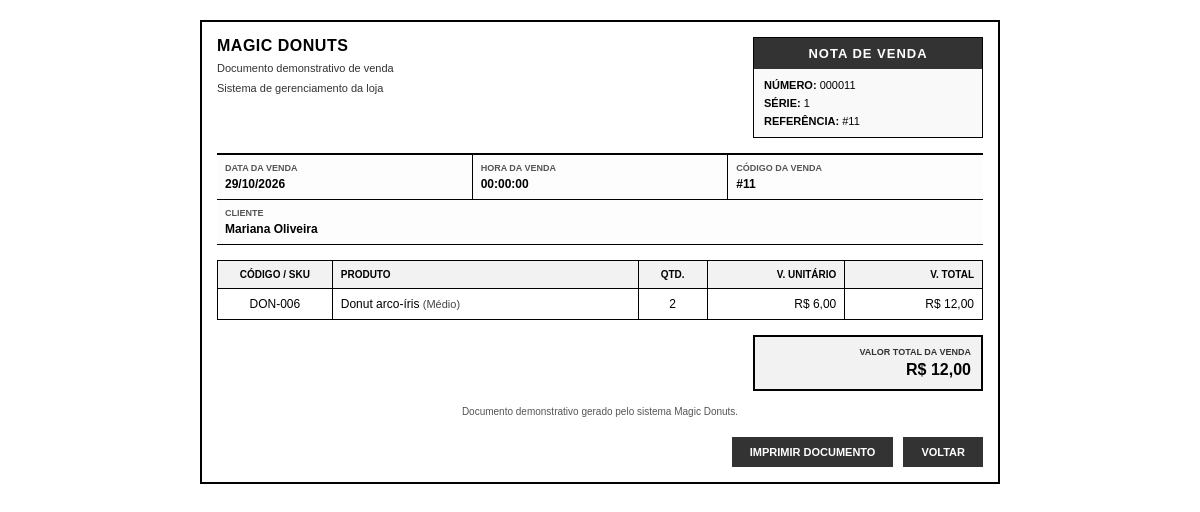
/magicdonuts/index.php?controller=venda&action=notaFiscal&id=11 (signed in), run on the app's committed database.
### tables this page shows
CREATE TABLE `venda` (
  `id` int(11) NOT NULL,
  `usuario_id` int(11) NOT NULL,
  `cliente_id` int(11) DEFAULT NULL,
  `data` date NOT NULL,
  `status` enum('aberta','finalizada') NOT NULL DEFAULT 'aberta',
  `valor_total` decimal(10,2) NOT NULL DEFAULT 0.00,
  `nf_emitida` tinyint(1) NOT NULL DEFAULT 0
);

CREATE TABLE `cliente` (
  `id` int(11) NOT NULL,
  `nome` varchar(100) NOT NULL,
  `cpf_cnpj` varchar(20) NOT NULL,
  `telefone` varchar(20) DEFAULT NULL,
  `email` varchar(100) DEFAULT NULL,
  `endereco` varchar(255) DEFAULT NULL
);

CREATE TABLE `venda_item` (
  `id` int(11) NOT NULL,
  `venda_id` int(11) NOT NULL,
  `variacao_id` int(11) NOT NULL,
  `quantidade` int(11) NOT NULL,
  `preco_unitario` decimal(10,2) NOT NULL
);

CREATE TABLE `variacao` (
  `id` int(11) NOT NULL,
  `produto_id` int(11) NOT NULL,
  `tamanho` varchar(30) NOT NULL,
  `sku` varchar(50) NOT NULL,
  `preco` decimal(10,2) NOT NULL
);

CREATE TABLE `produto` (
  `id` int(11) NOT NULL,
  `categoria_id` int(11) NOT NULL,
  `nome` varchar(100) NOT NULL,
  `descricao` text DEFAULT NULL,
  `ativo` tinyint(1) NOT NULL DEFAULT 1
);

### magicdonuts/controllers/VendaController.php (called while the page is built, shortened)
<?php
require_once __DIR__ . '/../models/Venda.php';
require_once __DIR__ . '/../config/db.php';
class VendaController
{
    public function notaFiscal(): void
    {
        $id = filter_input(INPUT_GET, 'id', FILTER_VALIDATE_INT);
        $vendaModel = new Venda();
        $venda = $vendaModel->buscarParaNotaFiscal((int) $id);
        $cliente = [
            'nome' => $venda['cliente_nome'] ?? 'Não informado'
        ];
        require __DIR__ . '/../views/nota_fiscal_venda.php';
    }
}

### magicdonuts/index.php (called while the page is built, shortened)
<?php
require_once __DIR__ . '/config/db.php';
$controller = $_GET['controller'] ?? 'auth';
$action = $_GET['action'] ?? 'form';
switch ($controller) {
    case 'venda':
        require_once __DIR__ . '/controllers/VendaController.php';
        $c = new VendaController();
        break;
}
$c->$action();

### magicdonuts/config/db.php (called while the page is built)
<?php
class Database
{
private static $conn = null;
public static function getConnection()
{
    if (self::$conn === null) {
        try {
self::$conn = new PDO(
"mysql:host=localhost;dbname=magicdonuts;charset=utf8mb4",
"root",
"",
    [
    PDO::ATTR_ERRMODE => PDO::ERRMODE_EXCEPTION,
    PDO::ATTR_DEFAULT_FETCH_MODE => PDO::FETCH_ASSOC
    ]
);
} catch (PDOException $e) {
 die("Erro ao conectar ao banco de dados:" . $e->getMessage());
}
}
return self::$conn;
}
}

### magicdonuts/models/Venda.php (called while the page is built, shortened)
<?php
require_once __DIR__ . '/../config/db.php';
class Venda
{
    private PDO $conn;
    public function __construct()
    {
        $this->conn = Database::getConnection();
    }
    public function buscarParaNotaFiscal(int $vendaId): ?array
    {
        $stmt = $this->conn->prepare("
            SELECT
                v.id,
                v.data,
                v.status,
                v.valor_total,
                v.nf_emitida,
                c.nome AS cliente_nome
            FROM venda v
            LEFT JOIN cliente c
                ON c.id = v.cliente_id
            WHERE v.id = :id
            LIMIT 1
        ");
        $stmt->execute([':id' => $vendaId]);
        $venda = $stmt->fetch(PDO::FETCH_ASSOC);
        $stmtItens = $this->conn->prepare("
            SELECT
                vi.variacao_id,
                vi.quantidade,
                vi.preco_unitario,
                va.sku,
                va.tamanho AS variacao_nome,
                p.nome AS produto_nome
            FROM venda_item vi
            INNER JOIN variacao va
                ON va.id = vi.variacao_id
            INNER JOIN produto p
                ON p.id = va.produto_id
            WHERE vi.venda_id = :venda_id
            ORDER BY vi.variacao_id
        ");
        $stmtItens->execute([
            ':venda_id' => $vendaId
        ]);
        $venda['itens'] = $stmtItens->fetchAll(PDO::FETCH_ASSOC);
        return $venda;
    }
}

### magicdonuts/views/nota_fiscal_venda.php (the view, shortened to what this page needs)
<?php
$esc = static function ($valor): string {
    return htmlspecialchars(
        (string) ($valor ?? ''),
        ENT_QUOTES,
        'UTF-8'
    );
};
$idVenda = (int) ($venda['id'] ?? 0);
$timestampVenda = !empty($venda['data'])
    ? strtotime($venda['data'])
    : false;
$dataVendaFormatada = $timestampVenda
    ? date('d/m/Y', $timestampVenda)
    : 'Não informada';
$horaVendaFormatada = $timestampVenda
    ? date('H:i:s', $timestampVenda)
    : '--:--:--';
$itensVenda = (
    isset($venda['itens']) && is_array($venda['itens'])
) ? $venda['itens'] : [];
$valorTotalVenda = (float) ($venda['valor_total'] ?? 0);
$numeroNota = str_pad((string) $idVenda, 6, '0', STR_PAD_LEFT);
?>
<!doctype html>
<html lang="pt-br">
<head>
    <link
        rel="stylesheet"
        href="/magicdonuts/public/assets/css/nota.css"
    >
</head>
<body>
<div class="nf-container">
    <header class="nf-cabecalho">
        <div class="nf-emitente">
            <h1 class="nf-emitente-nome">MAGIC DONUTS</h1>
            <p class="nf-emitente-documento">
                Documento demonstrativo de venda
            </p>
            <p class="nf-emitente-endereco">
                Sistema de gerenciamento da loja
            </p>
        </div>
        <div class="nf-documento-info">
            <h2 class="nf-documento-titulo">NOTA DE VENDA</h2>
            <div class="nf-documento-dados">
                <p class="nf-dado-linha">
                    <strong>NÚMERO:</strong>
                    <?= $esc($numeroNota) ?>
                </p>
                <p class="nf-dado-linha">
                    <strong>SÉRIE:</strong> 1
                </p>
                <p class="nf-dado-linha">
                    <strong>REFERÊNCIA:</strong>
                    #<?= $idVenda ?>
                </p>
            </div>
        </div>
    </header>
    <section class="nf-emissao">
        <div class="nf-emissao-bloco">
            <span class="nf-emissao-label">DATA DA VENDA</span>
            <span class="nf-emissao-valor">
                <?= $esc($dataVendaFormatada) ?>
            </span>
        </div>
        <div class="nf-emissao-bloco">
            <span class="nf-emissao-label">HORA DA VENDA</span>
            <span class="nf-emissao-valor">
                <?= $esc($horaVendaFormatada) ?>
            </span>
        </div>
        <div class="nf-emissao-bloco">
            <span class="nf-emissao-label">CÓDIGO DA VENDA</span>
            <span class="nf-emissao-valor">#<?= $idVenda ?></span>
        </div>
    </section>
    <?php if (!empty($cliente) && is_array($cliente)): ?>
        <section class="nf-emissao">
            <div class="nf-emissao-bloco nf-destinatario">
                <span class="nf-emissao-label">CLIENTE</span>
                <span class="nf-emissao-valor">
                    <?= $esc($cliente['nome'] ?? 'Não informado') ?>
                </span>
            </div>
        </section>
    <?php endif; ?>
    <main class="nf-conteudo">
        <table class="nf-tabela-produtos">
            <thead>
                <tr>
                    <th class="nf-th-codigo">CÓDIGO / SKU</th>
                    <th class="nf-th-descricao">PRODUTO</th>
                    <th class="nf-th-qtd">QTD.</th>
                    <th class="nf-th-valor-uni">V. UNITÁRIO</th>
                    <th class="nf-th-valor-tot">V. TOTAL</th>
                </tr>
            </thead>
            <tbody>
            <?php if (!empty($itensVenda)): ?>
                <?php foreach ($itensVenda as $item): ?>
                    <?php
                    $quantidade = (int) ($item['quantidade'] ?? 0);
                    $precoUnitario = (float) (
                        $item['preco_unitario'] ?? 0
                    );
                    $subtotal = $quantidade * $precoUnitario;
                    $nomeProduto = $item['produto_nome']
                        ?? $item['nome_produto']
                        ?? $item['nome']
                        ?? 'Produto';
                    $nomeVariacao = $item['variacao_nome'] ?? '';
                    $sku = $item['sku']
                        ?? $item['variacao_id']
                        ?? '-';
                    ?>
                    <tr>
                        <td class="nf-td-codigo">
                            <?= $esc($sku) ?>
                        </td>
                        <td class="nf-td-descricao">
                            <?= $esc($nomeProduto) ?>
                            <?php if ($nomeVariacao !== ''): ?>
                                <span class="nf-detalhe">
                                    (<?= $esc($nomeVariacao) ?>)
                                </span>
                            <?php endif; ?>
                        </td>
                        <td class="nf-td-qtd">
                            <?= $quantidade ?>
                        </td>
                        <td class="nf-td-valor-uni">
                            R$ <?= number_format(
                                $precoUnitario, 2, ',', '.'
                            ) ?>
                        </td>
                        <td class="nf-td-valor-tot">
                            R$ <?= number_format(
                                $subtotal, 2, ',', '.'
                            ) ?>
                        </td>
                    </tr>
                <?php endforeach; ?>
            <?php endif; ?>
            </tbody>
        </table>
    </main>
    <footer class="nf-rodape">
        <div class="nf-total-bloco">
            <span class="nf-total-label">VALOR TOTAL DA VENDA</span>
            <span class="nf-total-valor">
                R$ <?= number_format(
                    $valorTotalVenda, 2, ',', '.'
                ) ?>
            </span>
        </div>
    </footer>
    <p class="nf-aviso">
        Documento demonstrativo gerado pelo sistema Magic Donuts.
    </p>
    <div class="nf-botoes no-print">
        <button
            type="button"
            class="nf-btn-imprimir"
            onclick="window.print()"
        >
            Imprimir documento
        </button>
        <button
    type="button"
    class="nf-btn-voltar"
    onclick="window.location.href='index.php?controller=venda&action=index'"
>
    Voltar
</button>
    </div>
</div>
</body>
</html>

### magicdonuts/public/assets/css/nota.css (style rules this page uses)
* { box-sizing: border-box; }
body { margin: 0; padding: 20px; background-color: #ffffff; color: #000000; font-family: Arial, sans-serif; font-size: 12px; }
.nf-container { width: 100%; max-width: 800px; margin: 0 auto; padding: 15px; border: 2px solid #000000; background-color: #ffffff; }
.nf-cabecalho { display: flex; justify-content: space-between; gap: 15px; border-bottom: 2px solid #000000; padding-bottom: 15px; }
.nf-emitente { flex: 1; min-width: 0; padding-right: 15px; }
.nf-emitente-nome { margin: 0 0 5px; font-size: 16px; font-weight: bold; letter-spacing: 0.5px; }
.nf-emitente-documento, .nf-emitente-endereco { margin: 3px 0; color: #333333; font-size: 11px; line-height: 1.5; }
.nf-documento-info { flex: 0 0 230px; border: 1px solid #000000; text-align: center; background-color: #f9f9f9; }
.nf-documento-titulo { margin: 0; padding: 8px 4px; background-color: #333333; color: #ffffff; font-size: 13px; letter-spacing: 1px; }
.nf-documento-dados { padding: 10px; text-align: left; }
.nf-dado-linha { margin: 0 0 6px; font-size: 11px; }
.nf-dado-linha:last-child { margin-bottom: 0; }
.nf-emissao { display: flex; border-bottom: 1px solid #000000; background-color: #fdfdfd; }
.nf-emissao-bloco { flex: 1; min-width: 0; padding: 8px; border-right: 1px solid #000000; overflow-wrap: anywhere; }
.nf-emissao-bloco:last-child { border-right: none; }
.nf-emissao-label { display: block; margin-bottom: 4px; color: #555555; font-size: 9px; font-weight: bold; }
.nf-emissao-valor { font-size: 12px; font-weight: bold; }
.nf-destinatario { flex: 1 1 100%; }
.nf-conteudo { margin-top: 15px; }
.nf-tabela-produtos { width: 100%; border-collapse: collapse; table-layout: fixed; }
.nf-tabela-produtos th, .nf-tabela-produtos td { padding: 8px; border: 1px solid #000000; text-align: left; overflow-wrap: anywhere; }
.nf-tabela-produtos th { background-color: #f2f2f2; font-size: 10px; font-weight: bold; }
.nf-th-codigo, .nf-td-codigo { width: 15%; text-align: center !important; }
.nf-th-descricao, .nf-td-descricao { width: 40%; }
.nf-th-qtd, .nf-td-qtd { width: 9%; text-align: center !important; }
.nf-th-valor-uni, .nf-td-valor-uni { width: 18%; text-align: right !important; }
.nf-th-valor-tot, .nf-td-valor-tot { width: 18%; text-align: right !important; }
.nf-detalhe { color: #444444; font-size: 11px; }
.nf-rodape { display: flex; justify-content: flex-end; margin-top: 15px; }
.nf-total-bloco { width: 230px; max-width: 100%; padding: 10px; border: 2px solid #000000; background-color: #f2f2f2; text-align: right; }
.nf-total-label { display: block; margin-bottom: 4px; color: #333333; font-size: 9px; font-weight: bold; }
.nf-total-valor { font-size: 16px; font-weight: bold; }
.nf-aviso { margin: 15px 0 0; color: #555555; font-size: 10px; text-align: center; }
.nf-botoes { display: flex; justify-content: flex-end; flex-wrap: wrap; gap: 10px; margin-top: 20px; }
.nf-btn-imprimir, .nf-btn-voltar { padding: 9px 18px; border: none; background-color: #333333; color: #ffffff; font-size: 11px; font-weight: bold; text-transform: uppercase; cursor: pointer; }

### data on the page
venda: id "000011", id "11", data "29/10/2026", data "00:00:00", cliente.nome "Mariana Oliveira", valor_total "12,00"
venda_item: variacao.sku "DON-006", produto.nome "Donut arco-íris", variacao.tamanho "Médio", quantidade "2", preco_unitario "6,00", subtotal "12,00"
